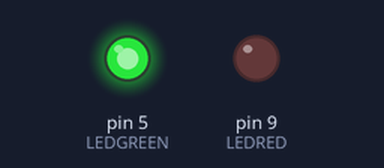
The sketch below on a simulated Arduino Uno, built with avr-gcc and run on an emulated ATmega328P. Shown: output pins drawn as LEDs (lit = HIGH).

Above: at 0.5 s.
At 10.5 s:
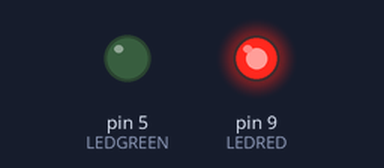
At 12.5 s:
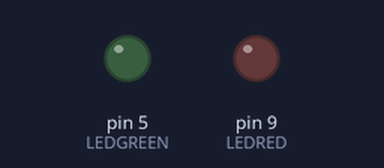
Timing chart, 0 to 14.3 s (numbered marks = the images above):
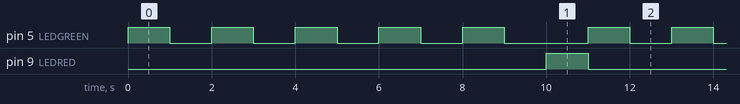

Measured:
- by itself, pin 5 (LEDGREEN): repeats every 11.0 s: 4 × (LOW 1.0 s, HIGH 1.0 s), LOW 2.0 s, HIGH 1.0 s
- by itself, pin 9 (LEDRED): alternates HIGH for 1.0 s and LOW for 10.0 s
- by itself, everything shown: repeats every 11.0 s, in 12 steps

The sketch:

_1R.LED_BLINKS_5TIMES_THEN_THE_OTHER_G.LEDBLINKS_ONES.ino
```cpp
int LEDRED=9;
int LEDGREEN=5;

void setup() {
  pinMode(LEDRED,OUTPUT);
  pinMode(LEDGREEN,OUTPUT);
  // put your setup code here, to run once:

}

void loop() {
  for(int j=1; j<=5; j=j+1){
  digitalWrite (LEDGREEN,HIGH);
  delay(1000);
  digitalWrite (LEDGREEN,LOW);
  delay(1000);
  }
  digitalWrite (LEDRED,HIGH);
  delay(1000);
  digitalWrite (LEDRED,LOW);


}
```
